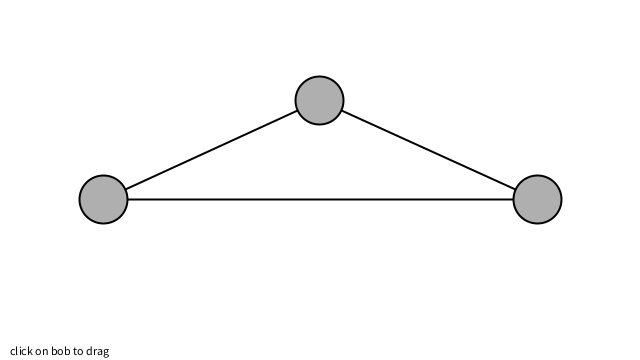
Frame 1 (no input)
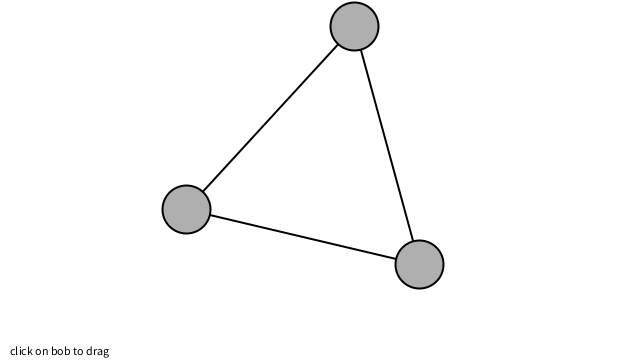
Frame 60 (the mouse pressed at the canvas centre just before this capture)
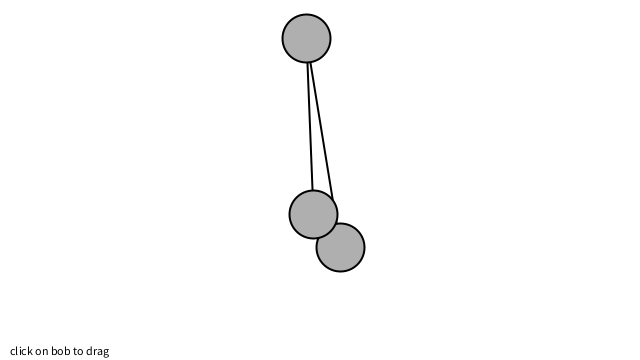
Frame 120 (the mouse held since frame 60 and released just before this capture)

The Processing sketch that drew these frames (run headless with seeded random() and noise(); from frame 60 on, the mouse is pressed at the canvas centre):

// Processing sketch: exer_3_16
// ── exer_3_16.pde
/* Rilla's solution to exercise 3.16 of Daniel Shiffman's Nature of Code

Exercise 3.16
Create a system of multiple bobs and spring connections. How would you have a 
bob connected to a bob with no fixed anchor? */

// Note: I have no gravity in this simulation

Bob[] bobs;
Spring[] springs;

void setup() {
  size(640, 360);

  bobs = new Bob[3];
  springs = new Spring[3];

  bobs[0] = new Bob(width/2, 100);
  bobs[1] = new Bob(100, 200);
  bobs[2] = new Bob(width-100, 200);

  springs[0] = new Spring(bobs[0], bobs[1], 200);
  springs[1] = new Spring(bobs[1], bobs[2], 100);
  springs[2] = new Spring(bobs[2], bobs[0], 220);
}

void draw() {
  background(255); 

  // Calculate the force the spring has on both of the bobs it is conmected to
  for (Spring s : springs) {
    s.connections();
  }

  // update where all the bobs are after springs have done their thing
  for (Bob b : bobs) {
    // Update bob
    b.update();
    // if it's being dragged, show it
    b.drag(mouseX, mouseY);
  }

  // draw all the spring lines
  for (Spring s : springs) {
    s.displayLine();
  }

  // draw all the bobs
  for (Bob b : bobs) {
    b.display();
  }

  fill(0);
  text("click on bob to drag", 10, height-5);
}


// For mouse interaction with bob
void mousePressed() {
  for (Bob b : bobs) {
    b.clicked(mouseX, mouseY);
  }
}

void mouseReleased() {
  for (Bob b : bobs) {
    b.stopDragging();
  }
}
// ── Bob.pde
// The Nature of Code
// Daniel Shiffman
// http://natureofcode.com

// Bob class, just like our regular Mover (position, velocity, acceleration, mass)

class Bob { 
  PVector position;
  PVector velocity;
  PVector acceleration;
  float mass = 24;
  
  // Arbitrary damping to simulate friction / drag 
  float damping = 0.98;

  // For mouse interaction
  PVector dragOffset;
  boolean dragging = false;

  // Constructor
  Bob(float x, float y) {
    position = new PVector(x,y);
    velocity = new PVector();
    acceleration = new PVector();
    dragOffset = new PVector();
  } 

  // Standard Euler integration
  void update() { 
    velocity.add(acceleration);
    velocity.mult(damping);
    position.add(velocity);
    acceleration.mult(0);
  }

  // Newton's law: F = M * A
  void applyForce(PVector force) {
    PVector f = force.get();
    f.div(mass);
    acceleration.add(f);
  }


  // Draw the bob
  void display() { 
    stroke(0);
    strokeWeight(2);
    fill(175);
    if (dragging) {
      fill(50);
    }
    ellipse(position.x,position.y,mass*2,mass*2);
  } 

  // The methods below are for mouse interaction

  // This checks to see if we clicked on the mover
  void clicked(int mx, int my) {
    float d = dist(mx, my, position.x, position.y);
    if (d < mass) {
      dragging = true;
      dragOffset.x = position.x-mx;
      dragOffset.y = position.y-my;
    }
  }

  void stopDragging() {
    dragging = false;
  }

  void drag(int mx, int my) {
    if (dragging) {
      position.x = mx + dragOffset.x;
      position.y = my + dragOffset.y;
    }
  }
}
// ── Spring.pde
// Nature of Code 2011
// Daniel Shiffman
// Chapter 3: Oscillation

// Class to describe an anchor point that can connect to "Bob" objects via a spring
// Thank you: http://www.myphysicslab.com/spring2d.html


class Spring { 

  // what is this spring connected to? both ends are bobs
  Bob b1;  
  Bob b2;

  // rest length and spring constant
  float len;
  float k = 0.2;


  // constructor that takes 2 bobs and a length
  Spring(Bob b_1, Bob b_2, int l) {
    b1 = b_1;
    b2 = b_2;
    len = l;
  } 

  // connections method establishes spring's force on both bobs it is connected to
  void connections() {
    connect(b1, b2);
    connect(b2, b1);
  }

  // Calculate spring force
  void connect(Bob b1, Bob b2) {
    
    // Vector pointing from anchor to bob position
    PVector force = PVector.sub(b1.position, b2.position);
    // What is distance
    float d = force.mag();
    // Stretch is difference between current distance and rest length
    float stretch = d - len;

    // Calculate force according to Hooke's Law
    // F = - k * stretch
    force.normalize();
    force.mult(-1 * k * stretch);
    b1.applyForce(force);
  }

  void display() { 
    stroke(0);
    fill(175);
    strokeWeight(2);
    rectMode(CENTER);
    rect(b1.position.x, b1.position.y, 10, 10);
  }

  void displayLine() {
    strokeWeight(2);
    stroke(0);
    line(b1.position.x, b1.position.y, b2.position.x, b2.position.y);
  }
}
